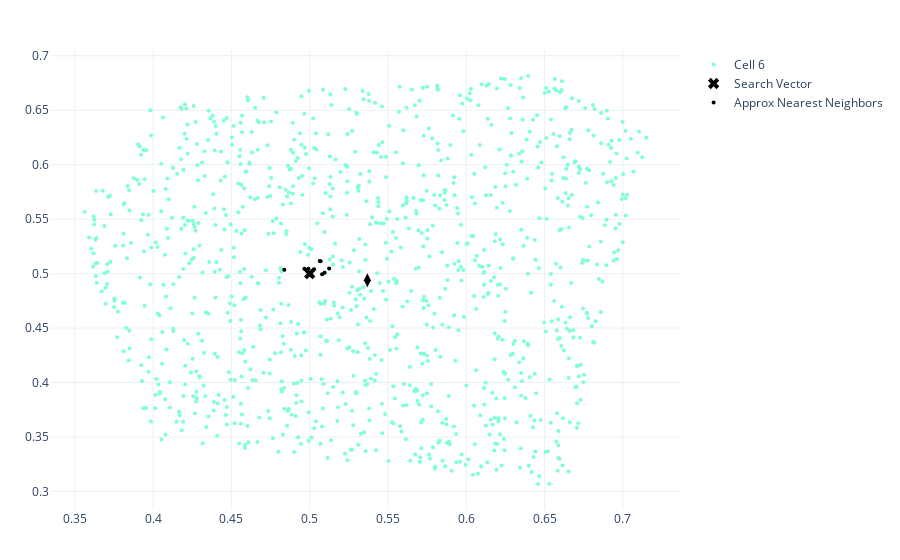

Write notebook code for a chart like this one.
### Code cell
fig_search = create_plot()

for uid in unique_searched_ids:
  mask = (cell_ids == uid)
  masked_vectors = vectors[mask]
  plot_points(fig_search, masked_vectors, color_map[uid], label="Cell {}".format(uid))
  plot_points(fig_search, centroids[uid].reshape(1, -1), symbol="diamond-tall", color="black", size=10, label="Centroid for Cell {}".format(uid), showlegend=False)

plot_points(fig_search, points=search_vector, color='black', label="Search Vector", symbol="x", size=10)

ann_vectors = np.array(df_ann["vector"].tolist())
plot_points(fig_search, points=ann_vectors, color='black', label="Approx Nearest Neighbors")

fig_search

### Figure 1 — Plotly figure (JSON) as saved in the notebook; plotly's stock layout.template omitted (floating-point values rounded to 4 significant figures; data arrays with more than 128 entries replaced by an {"elided": "..."} marker saying what was removed)
{"data": [{"marker": {"color": "rgb(127,255,212)", "size": 4, "symbol": "circle"}, "mode": "markers", "name": "Cell 6", "showlegend": true, "type": "scatter", "x": {"elided": "1095 float values"}, "y": {"elided": "1095 float values"}}, {"marker": {"color": "black", "size": 10, "symbol": "diamond-tall"}, "mode": "markers", "name": "Centroid for Cell 6", "showlegend": false, "type": "scatter", "x": [0.5368], "y": [0.494]}, {"marker": {"color": "black", "size": 10, "symbol": "x"}, "mode": "markers", "name": "Search Vector", "showlegend": true, "type": "scatter", "x": [0.5], "y": [0.5]}, {"marker": {"color": "black", "size": 4, "symbol": "circle"}, "mode": "markers", "name": "Approx Nearest Neighbors", "showlegend": true, "type": "scatter", "x": [0.5014, 0.4992, 0.5028, 0.4966, 0.5079, 0.5095, 0.5064, 0.5124, 0.5069, 0.4838], "y": [0.498, 0.5044, 0.504, 0.5046, 0.4995, 0.5009, 0.5116, 0.5047, 0.5114, 0.5035]}], "layout": {"margin": {"b": 50, "l": 50, "r": 50, "t": 50}}}
